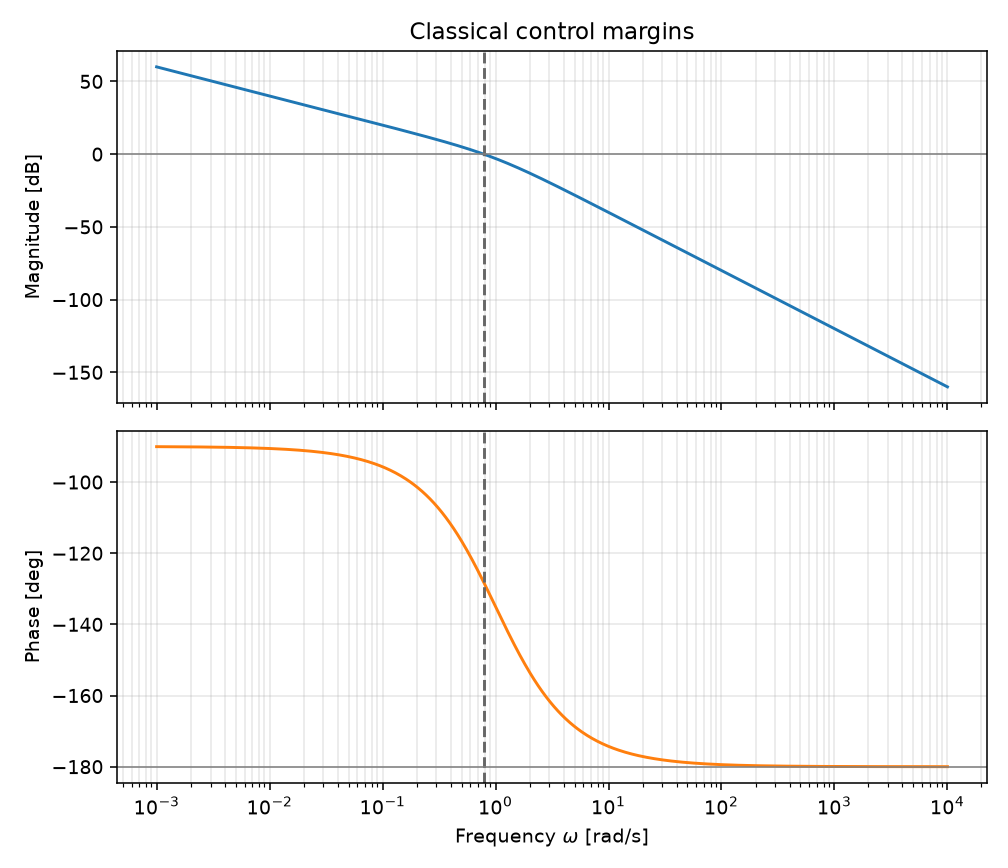

This figure's Python source:
#!/usr/bin/env python3
"""Bode gain and phase margins of a polynomial loop transfer.

bode_magnitude_db, bode_phase_deg, phase_margin_deg, and gain_margin_db
evaluate the complex value at a crossover. series_pid_real and
series_pid_imag are the optional series compensator. The program finds
the crossover frequencies.
"""

from __future__ import annotations

import argparse
import math
import sys
import tempfile
from pathlib import Path

CHECK_TOL = 1e-6
SKILL_DIR = Path(__file__).resolve().parent
PLOT_TITLE = "Classical control margins"
W_MIN = 1.0e-3
W_MAX = 1.0e4
N_GRID = 600

ASSUMPTIONS = (
    "unity-feedback open-loop L(s) is a ratio of real polynomials; "
    "coefficients are highest power first; "
    "bode_magnitude_db is 20*log10(|L|); "
    "phase uses a four-quadrant argument in degrees; "
    "phase_margin_deg is 180 plus the phase at the first gain crossover; "
    "gain_margin_db is -20*log10(|L|) at the first phase crossover of -180 deg; "
    "a series PID is C = kd*s + kp + ki/s when any of --kp, --ki, --kd is set; "
    "omitted PID gains are 0; "
    "stability is the closed-loop characteristic polynomial den(L)+num(L); "
    "root-locus geometry is not computed"
)


def print_kv(key: str, value: object) -> None:
    if isinstance(value, float):
        text = f"{value:.8g}"
    else:
        text = str(value)
    print(f"{key}: {text}")


def close(actual: float, expected: float, tol: float = CHECK_TOL) -> bool:
    scale = max(abs(expected), 1.0)
    return abs(actual - expected) <= tol * scale


def horner(coeffs: list[float], re: float, im: float) -> tuple[float, float]:
    out_re = 0.0
    out_im = 0.0
    for coeff in coeffs:
        next_re = out_re * re - out_im * im + coeff
        next_im = out_re * im + out_im * re
        out_re, out_im = next_re, next_im
    return out_re, out_im


def eval_ratio(num: list[float], den: list[float], omega: float) -> tuple[float, float]:
    num_re, num_im = horner(num, 0.0, omega)
    den_re, den_im = horner(den, 0.0, omega)
    scale = den_re * den_re + den_im * den_im
    if scale == 0.0:
        raise ValueError("the loop transfer is singular at this frequency")
    return (num_re * den_re + num_im * den_im) / scale, (num_im * den_re - num_re * den_im) / scale


def bode_magnitude_db(re: float, im: float) -> float:
    return 20.0 * math.log(math.hypot(re, im)) / math.log(10.0)


def convolve(left: list[float], right: list[float]) -> list[float]:
    out = [0.0] * (len(left) + len(right) - 1)
    for i, a_coeff in enumerate(left):
        for j, b_coeff in enumerate(right):
            out[i + j] += a_coeff * b_coeff
    return out


def strip_leading(coeffs: list[float]) -> list[float]:
    index = 0
    while index < len(coeffs) - 1 and abs(coeffs[index]) <= 1e-14 * max(1.0, max(abs(c) for c in coeffs)):
        index += 1
    return coeffs[index:]


def loop_transfer(
    num: list[float], den: list[float], kp: float | None, ki: float | None, kd: float | None
) -> tuple[list[float], list[float], str]:
    if not num or not den:
        raise ValueError("--num and --den each need at least one coefficient")
    if any(not math.isfinite(value) for value in num + den):
        raise ValueError("coefficients must be finite")
    if abs(den[0]) == 0.0:
        raise ValueError("the leading denominator coefficient must be nonzero")
    if kp is None and ki is None and kd is None:
        return strip_leading(num), strip_leading(den), "plant"
    gains = (0.0 if kp is None else kp, 0.0 if ki is None else ki, 0.0 if kd is None else kd)
    if any(not math.isfinite(value) for value in gains):
        raise ValueError("PID gains must be finite")
    proportional, integral, derivative = gains
    num_l = strip_leading(convolve([derivative, proportional, integral], num))
    den_l = strip_leading(convolve([1.0, 0.0], den))
    while len(num_l) > 1 and len(den_l) > 1 and num_l[-1] == 0.0 and den_l[-1] == 0.0:
        num_l = num_l[:-1]
        den_l = den_l[:-1]
    return num_l, den_l, "series_pid"


def characteristic(num: list[float], den: list[float]) -> list[float]:
    width = max(len(num), len(den))
    num_p = [0.0] * (width - len(num)) + num
    den_p = [0.0] * (width - len(den)) + den
    return strip_leading([a_coeff + b_coeff for a_coeff, b_coeff in zip(den_p, num_p)])


def polynomial_roots(coeffs: list[float]) -> list[complex]:
    coeffs = strip_leading(coeffs)
    degree = len(coeffs) - 1
    if degree <= 0:
        return []
    if degree == 1:
        return [-coeffs[1] / coeffs[0]]
    if degree == 2:
        a_coeff, b_coeff, c_coeff = coeffs
        disc = b_coeff * b_coeff - 4.0 * a_coeff * c_coeff
        root = math.sqrt(abs(disc))
        if disc >= 0.0:
            return [(-b_coeff + root) / (2 * a_coeff), (-b_coeff - root) / (2 * a_coeff)]
        return [
            complex(-b_coeff / (2 * a_coeff), root / (2 * a_coeff)),
            complex(-b_coeff / (2 * a_coeff), -root / (2 * a_coeff)),
        ]
    lead = coeffs[0]
    monic = [value / lead for value in coeffs]
    radius = 1.0 + max(abs(value) for value in monic[1:])
    guesses = [
        complex(
            radius * math.cos(2.0 * math.pi * k / degree),
            radius * math.sin(2.0 * math.pi * k / degree),
        )
        for k in range(degree)
    ]
    for _ in range(80):
        updated: list[complex] = []
        for index, guess in enumerate(guesses):
            value = complex(monic[0], 0.0)
            for coeff in monic[1:]:
                value = value * guess + coeff
            denom = 1.0 + 0.0j
            for other_index, other in enumerate(guesses):
                if other_index != index:
                    denom *= guess - other
            if denom == 0:
                updated.append(guess + 1e-3)
            else:
                updated.append(guess - value / denom)
        guesses = updated
    return guesses


def stability(num: list[float], den: list[float]) -> str:
    roots = polynomial_roots(characteristic(num, den))
    if any(root.real > 1e-7 for root in roots):
        return "no"
    if any(abs(root.real) <= 1e-7 for root in roots):
        return "marginal"
    return "yes"


def dc_gain(num: list[float], den: list[float]) -> float:
    if abs(den[-1]) <= 1e-14 * max(1.0, abs(num[-1])):
        return math.inf
    return num[-1] / den[-1]


def response_grid(num: list[float], den: list[float]) -> list[tuple[float, float, float, float]]:
    rows: list[tuple[float, float, float, float]] = []
    phase = 0.0
    previous = None
    for index in range(N_GRID):
        omega = W_MIN * (W_MAX / W_MIN) ** (index / (N_GRID - 1))
        re, im = eval_ratio(num, den, omega)
        angle = math.atan2(im, re)
        if previous is None:
            phase = angle
        else:
            phase += (angle - previous + math.pi) % (2.0 * math.pi) - math.pi
        previous = angle
        rows.append((omega, math.hypot(re, im), phase, bode_magnitude_db(re, im)))
    return rows


def continuous_phase(angle: float, reference: float) -> float:
    while angle - reference > math.pi:
        angle -= 2.0 * math.pi
    while reference - angle > math.pi:
        angle += 2.0 * math.pi
    return angle


def first_crossing(
    rows: list[tuple[float, float, float, float]],
    kind: str,
    num: list[float],
    den: list[float],
) -> float | None:
    for left, right in zip(rows, rows[1:]):
        if kind == "gain":
            y0, y1 = math.log(max(left[1], 1e-30)), math.log(max(right[1], 1e-30))
            target = 0.0
        else:
            y0, y1 = left[2], right[2]
            target = -math.pi
        if (y0 - target) == 0.0:
            return left[0]
        if (y0 - target) * (y1 - target) < 0.0:
            lo, hi = left[0], right[0]
            for _ in range(60):
                mid = math.sqrt(lo * hi)
                re, im = eval_ratio(num, den, mid)
                if kind == "gain":
                    value = math.log(max(math.hypot(re, im), 1e-30))
                else:
                    value = continuous_phase(math.atan2(im, re), y0)
                if (y0 - target) * (value - target) <= 0.0:
                    hi = mid
                    y1 = value
                else:
                    lo = mid
                    y0 = value
            return math.sqrt(lo * hi)
    return None


def unwrapped_phase(
    omega: float,
    rows: list[tuple[float, float, float, float]],
    phase_at,
) -> float:
    reference = rows[0][2]
    for row in rows:
        if row[0] <= omega:
            reference = row[2]
    return continuous_phase(phase_at(omega), reference)


def margins(num: list[float], den: list[float]) -> dict[str, object]:
    rows = response_grid(num, den)

    def phase_at(omega: float) -> float:
        re, im = eval_ratio(num, den, omega)
        return math.atan2(im, re)

    def mag_at(omega: float) -> float:
        re, im = eval_ratio(num, den, omega)
        return math.hypot(re, im)

    wc = first_crossing(rows, "gain", num, den)
    wpc = first_crossing(rows, "phase", num, den)
    result: dict[str, object] = {
        "dc_gain": dc_gain(num, den),
        "stable": stability(num, den),
        "curve": rows,
    }
    if wc is None:
        result["wc"] = "none"
        result["phase_margin_deg"] = "none"
    else:
        result["wc"] = wc
        result["phase_margin_deg"] = 180.0 + math.degrees(unwrapped_phase(wc, rows, phase_at))
    if wpc is None:
        result["wpc"] = "none"
        result["gain_margin_db"] = "inf"
    else:
        result["wpc"] = wpc
        result["gain_margin_db"] = -20.0 * math.log(mag_at(wpc)) / math.log(10.0)
    return result


def emit(result: dict[str, object], graph: Path, compensator: str) -> None:
    print_kv("assumptions", ASSUMPTIONS)
    print_kv("compensator", compensator)
    for key in ("wc", "phase_margin_deg", "wpc", "gain_margin_db", "stable", "dc_gain"):
        print_kv(key, result[key])
    print_kv("graph", str(graph))


def write_plot(result: dict[str, object], out_path: Path) -> None:
    import matplotlib.pyplot as plt

    rows = result["curve"]
    freq = [row[0] for row in rows]
    mag = [row[3] for row in rows]
    phase = [math.degrees(row[2]) for row in rows]
    fig, axes = plt.subplots(2, 1, figsize=(7.2, 6.2), sharex=True)
    axes[0].semilogx(freq, mag, color="C0")
    axes[1].semilogx(freq, phase, color="C1")
    if isinstance(result["wc"], float):
        axes[0].axvline(result["wc"], color="0.4", linestyle="--")
        axes[1].axvline(result["wc"], color="0.4", linestyle="--")
    if isinstance(result["wpc"], float):
        axes[0].axvline(result["wpc"], color="0.55", linestyle=":")
        axes[1].axvline(result["wpc"], color="0.55", linestyle=":")
    axes[0].axhline(0.0, color="0.5", linewidth=0.8)
    axes[1].axhline(-180.0, color="0.5", linewidth=0.8)
    axes[0].set_ylabel("Magnitude [dB]")
    axes[1].set_ylabel("Phase [deg]")
    axes[1].set_xlabel(r"Frequency $\omega$ [rad/s]")
    axes[0].set_title(PLOT_TITLE)
    axes[0].grid(True, which="both", alpha=0.3)
    axes[1].grid(True, which="both", alpha=0.3)
    fig.tight_layout()
    fig.savefig(out_path, dpi=140)
    plt.close(fig)


def fail(message: str) -> int:
    print(f"CHECK FAIL: {message}", file=sys.stderr)
    return 1


def run_check() -> int:
    re, im = 1.0, 1.0
    if not close(bode_magnitude_db(re, im), 20.0 * math.log(math.sqrt(2.0)) / math.log(10.0), 1e-12):
        return fail("bode magnitude of 1+j is not 20*log10(sqrt(2))")
    num, den, kind = loop_transfer([1.0], [1.0, 1.0, 0.0], None, None, None)
    if kind != "plant":
        return fail("the bare plant was marked as PID")
    result = margins(num, den)
    omega_c = math.sqrt((math.sqrt(5.0) - 1.0) / 2.0)
    if not isinstance(result["wc"], float) or not close(float(result["wc"]), omega_c, 1e-4):
        return fail("gain crossover of 1/(s(s+1)) is wrong")
    phase = math.atan2(-omega_c, -(omega_c**2))
    expected_pm = 180.0 + math.degrees(phase)
    if not close(float(result["phase_margin_deg"]), expected_pm, 1e-4):
        return fail("phase margin of 1/(s(s+1)) is wrong")
    if result["wpc"] != "none" or result["gain_margin_db"] != "inf":
        return fail("1/(s(s+1)) should have no finite gain margin")
    if result["stable"] != "yes":
        return fail("s^2+s+1 was not stable")
    if not math.isinf(float(result["dc_gain"])):
        return fail("integrator DC gain is finite")
    same, _, _ = loop_transfer([1.0], [1.0, 1.0, 0.0], 1.0, 0.0, 0.0)
    if same != [1.0]:
        return fail("unit proportional PID changed the numerator")
    with tempfile.TemporaryDirectory() as folder:
        path = Path(folder) / "check.png"
        write_plot(result, path)
        if not path.is_file() or path.stat().st_size < 1000:
            return fail("check plot was not written")
    print("check: pass")
    print_kv("wc", result["wc"])
    print_kv("phase_margin_deg", result["phase_margin_deg"])
    return 0


def parse_args(argv: list[str] | None = None) -> argparse.Namespace:
    parser = argparse.ArgumentParser(description="Bode gain and phase margins of a loop transfer.")
    parser.add_argument("--num", type=float, nargs="+", default=None, help="numerator, highest power first")
    parser.add_argument("--den", type=float, nargs="+", default=None, help="denominator, highest power first")
    parser.add_argument("--kp", type=float, default=None, help="series proportional gain")
    parser.add_argument("--ki", type=float, default=None, help="series integral gain")
    parser.add_argument("--kd", type=float, default=None, help="series derivative gain")
    parser.add_argument("--out", type=Path, default=None, help="PNG path")
    parser.add_argument("--check", action="store_true", help="run built-in consistency checks")
    return parser.parse_args(argv)


def main(argv: list[str] | None = None) -> int:
    args = parse_args(argv)
    if args.check:
        return run_check()
    if args.num is None or args.den is None:
        print("error: requires --num and --den", file=sys.stderr)
        return 2
    try:
        num, den, kind = loop_transfer(args.num, args.den, args.kp, args.ki, args.kd)
        result = margins(num, den)
    except ValueError as exc:
        print(f"error: {exc}", file=sys.stderr)
        return 2
    out_path = args.out if args.out is not None else SKILL_DIR / "classical_control_margins.png"
    try:
        write_plot(result, out_path)
    except Exception as exc:
        print(f"error: {exc}", file=sys.stderr)
        return 2
    emit(result, out_path, kind)
    return 0


if __name__ == "__main__":
    sys.exit(main())
